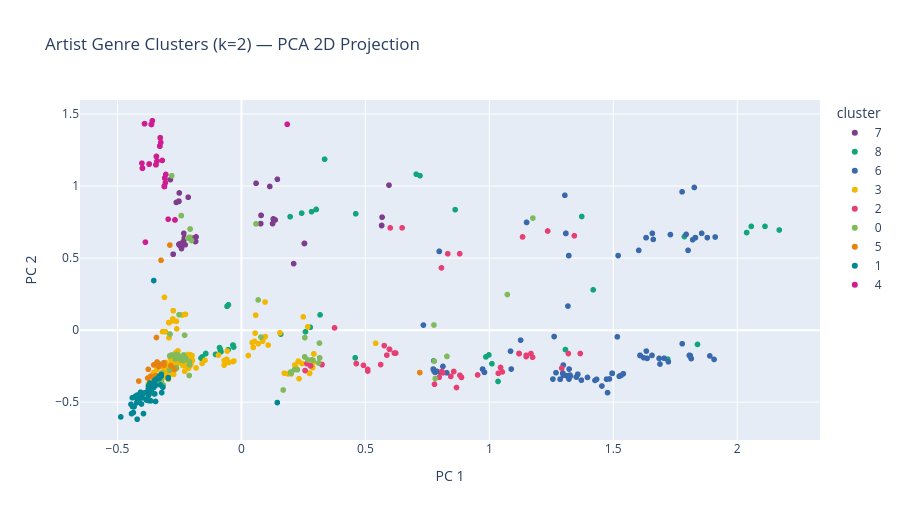

The notebook cell this image was saved under:
### Code cell
# 2D PCA scatter plot of clusters
pca_2d = PCA(n_components=2, random_state=42)
coords = pca_2d.fit_transform(genre_matrix)

viz_df = pd.DataFrame({
    'pc1': coords[:, 0],
    'pc2': coords[:, 1],
    'cluster': cluster_labels.astype(str),
    'artist': artist_genre_df['artist'].to_list(),
    'avg_popularity': artist_genre_df['avg_popularity'].to_list(),
    'genres': artist_clusters_df['genres_str'].to_list()
})

fig = px.scatter(
    viz_df, x='pc1', y='pc2',
    color='cluster',
    title=f'Artist Genre Clusters (k={best_k}) — PCA 2D Projection',
    labels={'pc1': 'PC 1', 'pc2': 'PC 2'},
    hover_data=['artist', 'avg_popularity', 'genres'],
    color_discrete_sequence=px.colors.qualitative.Bold
)
fig.update_layout(height=520)
fig.show()
